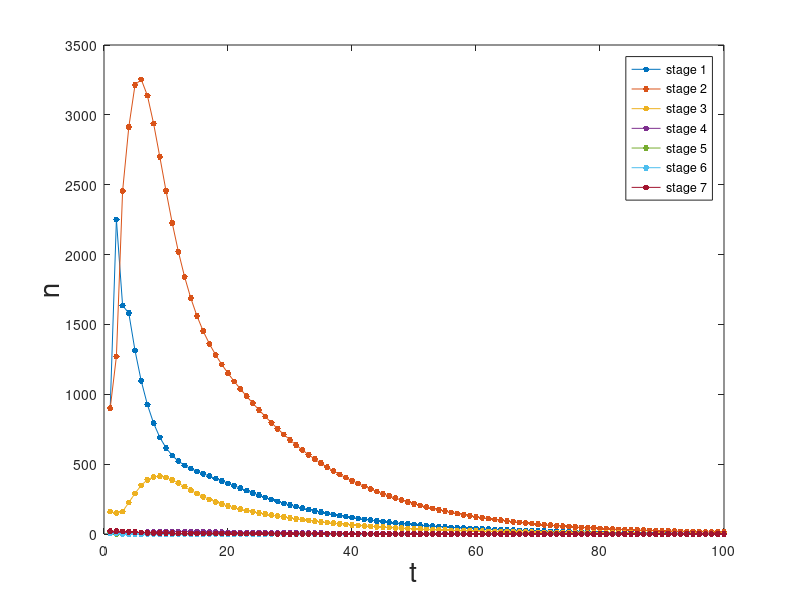
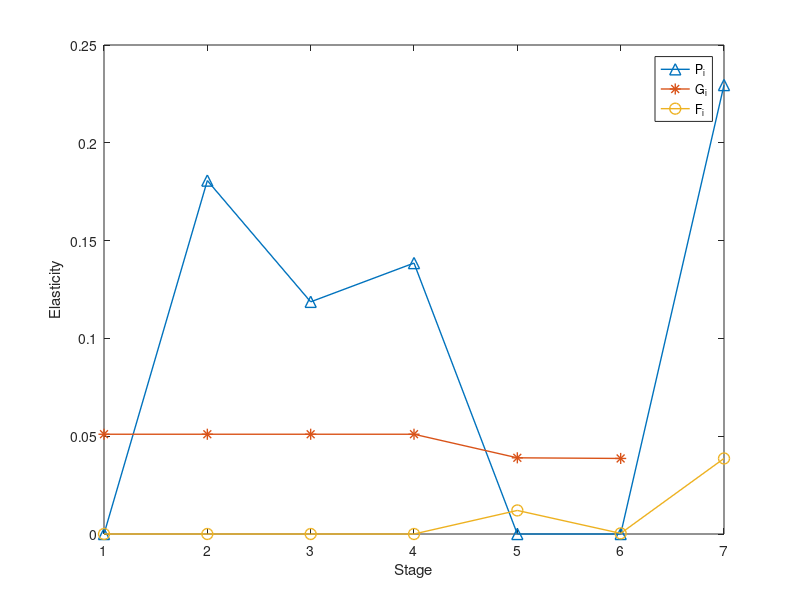

The MATLAB script that drew these images, in order:
%% Sea_Turtle_Example_of_Structured_Population_Model

% We should first construct the projection matrix A
% Before that, we have make two assumptions: 
% 1st: All the parameters in A do not change over time, at least during the
% observation
% 2st: All parameters is uniform within each stage among all ages
% A(i,i) = 1-1/(1+pi+...pi^(di-1))
% A(i+1,i) = pi^(di)/(1+pi+...pi^(di-1))

% Define projection matrix A
A=[ 0     0     0     0     127      4      80  ; 
   .6747  .737  0     0       0      0       0  ; 
    0  .0486 .6610   0       0      0       0  ; 
    0     0  .0147  .6907    0      0       0  ;
    0     0    0    .0518    0      0       0  ;
    0     0    0     0      .8091   0       0  ;
    0     0    0     0       0     .8091   .8089];

%Initial population size in each stage class
n0 = [900;
      900;
      160;
       10;
        5;
        4;
       20];    
                
tmax    = 100;
nt      = zeros(7,tmax);
nt(:,1) = n0 ;

for t=2:tmax
   nt(:,t)=A*nt(:,t-1) ;    
end

figure
set(gca,'FontSize',20)
plot(1:tmax,nt','.-','MarkerSize',14)
xlabel('t','FontSize',20)
ylabel('n','FontSize',20)
legend('stage 1','stage 2','stage 3','stage 4','stage 5','stage 6','stage 7')

ppp = polyfit(25:tmax,log(nt(1,25:tmax)),1);
lambda_estimate=exp(ppp(1));

% sensitivity analysis
% Sij = partial lambda/partial aij = vi*wj/sum(vk.*wk)
% where v is the eigenvector of A' associated with lambda and w is the
% eigenvector of A associated with lambada
% In short S = v*w'/sum(v.*w)
% While sensitivity reflects the absolute change, % elasticity reflects 
% the percentage change
% Eij = (partial lambda/lambda) / (partial aij/aij) 
% = partial log(lambda)/ partial log(aij)
% = aij/lambda*Sij
% In short E = A.*S/lambda

% Compute right eigenvalues and right eigenvectors(the default ones) of A
[W,D_r]  = eig(A);
% Compute left eigenvalues and left eigenvectors of A
[V,D_l] = eig(A');
 
dr = diag(D_r);
[lambda,indr] = max(dr); % find dominant eigenvalue
w  = W(:,indr); % corresponding (dominant) eigenvector

dl = diag(D_l);
[lambda,indl] = max(dl); % find dominant eigenvalue
v  = V(:,indl); % corresponding eigenvector

S = v*w'/sum(v.*w); % snesitivity
E = A.*S/lambda; % elasticity

% elasticities for P, F and G
for i=1:6
    elastg(i)=E(i+1,i);
end
elastp=diag(E);
elastf=E(1,:);

figure;
plot(elastp,'^-','MarkerSize',8,'LineWidth',1);
hold on;
plot(elastg,'*-','MarkerSize',8,'LineWidth',1);
hold on;
plot(elastf,'o-','MarkerSize',8,'LineWidth',1)
legend('P_i','G_i','F_i');
xlabel('Stage');
ylabel('Elasticity');